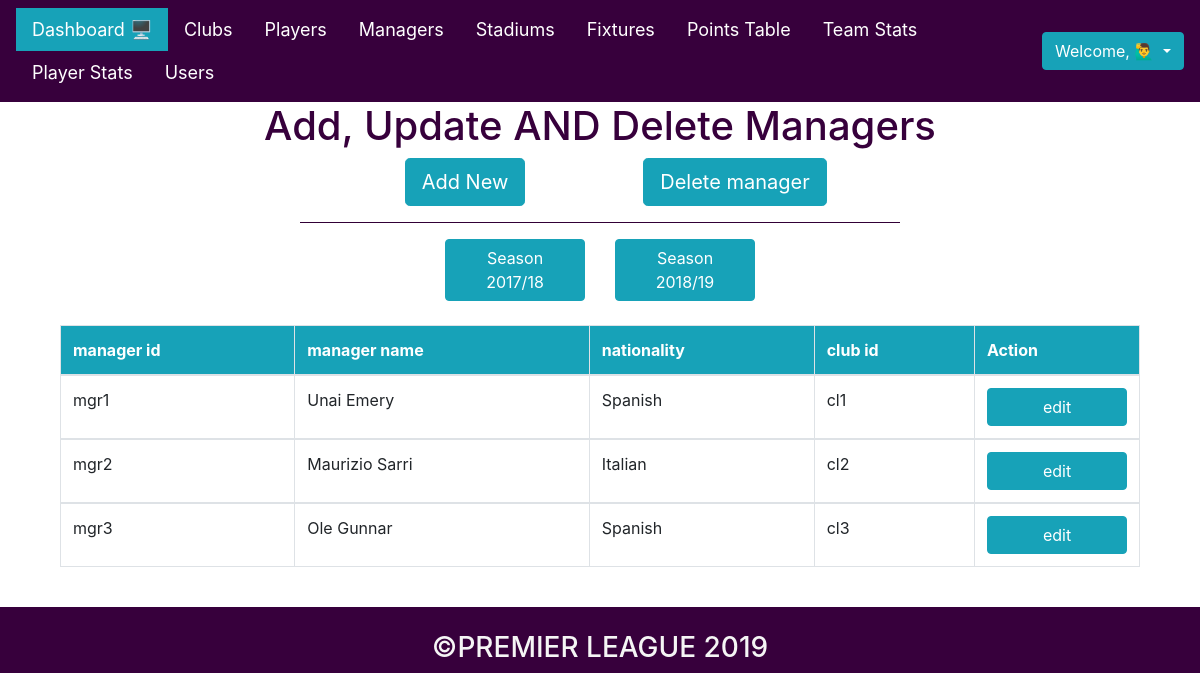
/php_files/admin/admin_managers.php, run on the app's committed database.
### tables this page shows
CREATE TABLE managers(
    manager_id VARCHAR(4) PRIMARY KEY,
    manager_name VARCHAR(20) NOT NULL,
    nationality VARCHAR(10) NOT NULL,
    club_id VARCHAR(4),
    season_id VARCHAR(4)

);

### php_files/admin/admin_managers.php (the view, shortened to what this page needs)
<?php
    include "admin_header.php";
    include "../connect.php";
?>
<html>
<head>
    <link rel="stylesheet" type="text/css" href="../../css/admin_players.css">
</head>
<body>
    <center><h1> Add, Update AND Delete Managers</h1></center>
    <center><div class="container">
        <div class="row">
            <div class="col-6"><a href="add_manager.php"><button class="btn btn-info btn-lg btn_add">Add New</button></a></div>
            <div class="col-6"><a href="del_manager.php"><button class="btn btn-info btn-lg btn_del">Delete manager</button></a></div>
        </div>
    </div></center>
    <hr>
    <center>
    <div class="container">
        <form action="" method="post">
        <div class="row">
            <div class="col-6"><button type="submit" name="s17" class="btn btn-info s_17">Season 2017/18</button></div>
            <div class="col-6"><button type="submit" name="s18" class="btn btn-info s_18">Season 2018/19</button></div>
        </div>
        </form> </center>
    <br>
    <center>
    <div class="container">
        <?php
            if (isset($_POST['s17'])) {
                $season_id = "s17";
            }
            else
            {
                $season_id = "s18";
            }
            $qry = " SELECT * FROM managers WHERE season_id='".$season_id."' ";
            $res = $con->query($qry);
            $result = "";
            if($res->num_rows > 0)
            {
                $result .= " <div class = 'container'> ";
                $result .= " <table class='table table-bordered'> ";
                $result .= " <thead class='thead_clubs'> <tr>
                    <th>manager id</th>
                    <th>manager name</th>
                    <th>nationality</th>
                    <th>club id</th>
                    <th> Action </th>
                    </tr> </thead> ";
                while($row = $res->fetch_assoc())
                {
                    $result .= " <tbody> <tr>
                        <td> ".$row['manager_id']." </td>
                        <td> ".$row['manager_name']." </td>
                        <td> ".$row['nationality']." </td>
                        <td> ".$row['club_id']." </td>
                        <td> <a href='edit_manager.php?edit=".$row['manager_id']."'><button class='btn btn-info btn-block'>edit</button></a> </td>
                    </tr> </tbody> ";
                }
                $result .= " </table> </div> ";
            }
            echo $result;
        ?>
    </div>
    </center>
    <br>
</body>
</html>
<?php include "admin_footer.php"; ?>

### css/admin_players.css (style rules this page uses)
h1 { color: #37003c; }
.btn_add { margin-left: 300px; }
.btn_del { margin-right: 300px; }
hr { background: #37003c; width: 600px; }
.thead_clubs { background: #17a2b8; color: white; }
.s_17 { margin-left: 400px; }
.s_18 { margin-right: 400px; }

### data on the page
managers: manager_id "mgr1", manager_name "Unai Emery", nationality "Spanish", club "cl1"
managers: manager_id "mgr2", manager_name "Maurizio Sarri", nationality "Italian", club "cl2"
managers: manager_id "mgr3", manager_name "Ole Gunnar", nationality "Spanish", club "cl3"
